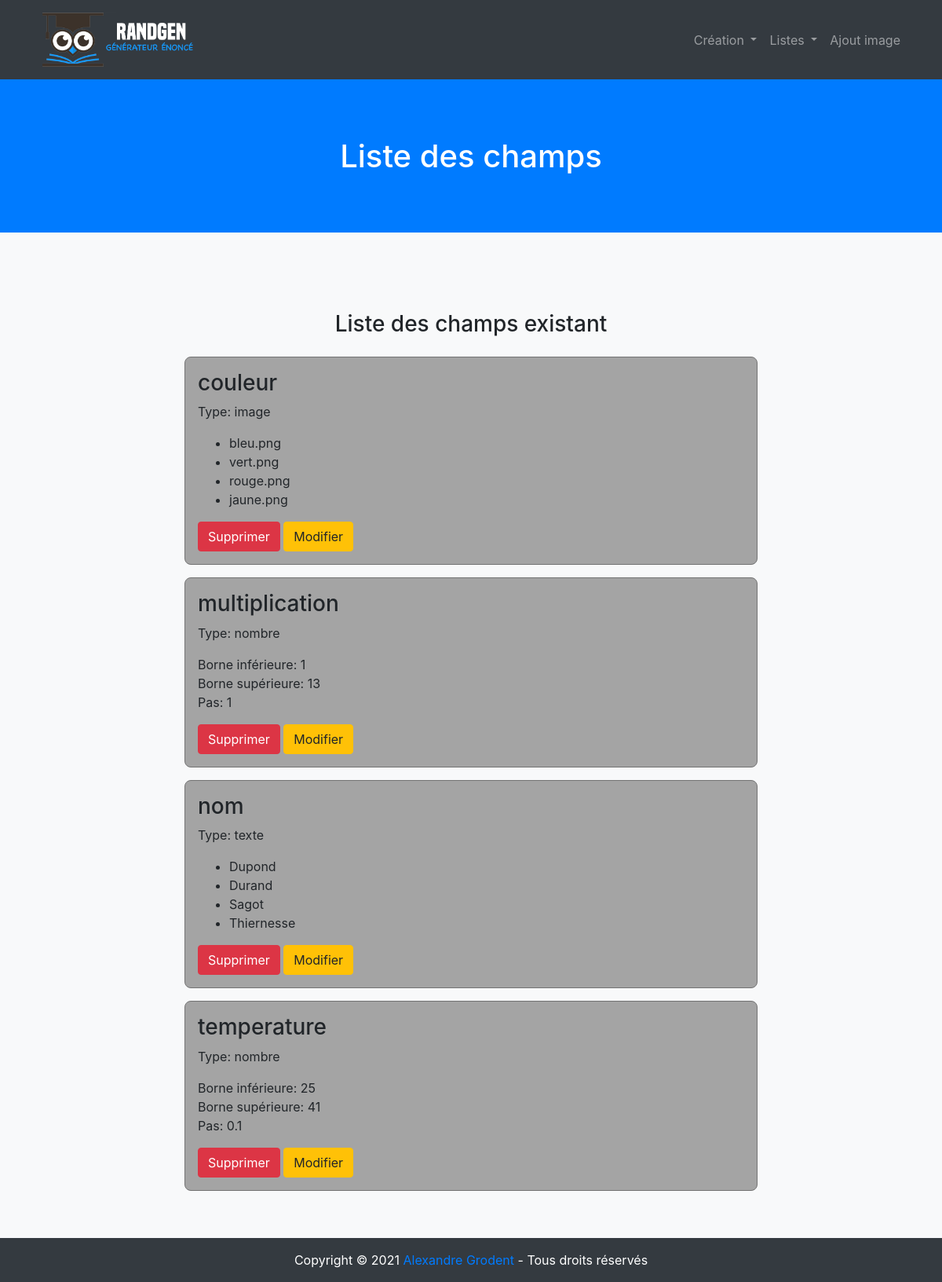
The page /liste_champs on the database its author committed.
### tables this page shows
CREATE TABLE `champ` (
  `nom` varchar(50) NOT NULL,
  `typechamp` varchar(20) NOT NULL,
  `parametres` varchar(1000) NOT NULL
);

### fct.inc.php (called while the page is built, shortened)
<?php
function partial ($name) {
    require_once(__DIR__ . "/html_partials/$name.php");
}
function controller ($name) {
    require_once(__DIR__ . "/controllers/$name.php");
}
function view ($name) {
    require_once(__DIR__ . "/views/$name.php");
}

### controllers/liste_champs.php (called while the page is built, shortened)
<?php
view("liste_champs");

### models/listes.php (called while the page is built, shortened)
<?php
function getChamps () {
    $db = dbConnect();
    return mysqli_query($db, "SELECT * FROM champ");
}

### views/liste_champs.php (the view, shortened to what this page needs)
<?php partial("header"); ?>
    <header class="bg-primary text-white">
        <div class="container text-center">
            <h1>Liste des champs</h1>
        </div>
    </header>
    <section class="bg-light">
        <div class="container">
            <div class="row">
                <div class="col-12 col-lg-8 mx-auto">
                    <div class="container">
                        <h3 class="text-center mb-4">Liste des champs existant</h3>
                        <div class="row">
                            <?php
                            $res = getChamps();
                            if ($res) {
                                $numRows = mysqli_num_rows($res);
                                if ($numRows > 0) {
                                    for ($i=0; $i<$numRows; $i++) {
                                        $row = mysqli_fetch_assoc($res);
                                        $typeChamp = $row['typechamp'];
                                        $typeChamp = str_replace("number", "nombre", $typeChamp);
                                        $typeChamp = str_replace("text", "texte", $typeChamp);
                                        $options = unserialize($row['parametres']);
                                        if ($row['typechamp'] == "number") {
                                            $paramsChamp = "<p>";
                                            $paramsChamp .= "Borne inférieure: ". $options[0] ."<br>";
                                            $paramsChamp .= "Borne supérieure: ". $options[1] ."<br>";
                                            $paramsChamp .= "Pas: ". $options[2];
                                            $paramsChamp .= "</p>";
                                        } else {
                                            $paramsChampTmp = implode("</li><li>", $options);
                                            $paramsChamp = "<ul><li>$paramsChampTmp</li></ul>";
                                        }
                                        ?>
                                        <div class="col-12 mb-3 p-3 enonce">
                                            <h3><?= htmlspecialchars($row['nom']) ?></h3>
                                            <p>Type: <?= $typeChamp ?></p>
                                            <?= $paramsChamp ?>
                                            <a class="btn btn-danger" href="/liste_champs/<?= $row["nom"] ?>/delete">Supprimer</a>
                                            <a class="btn btn-warning" href="/liste_champs/<?= $row["nom"] ?>/edit">Modifier</a>
                                        </div>
                                        <?php
                                    }
                                } else {
                                    echo '<div class="col-12 mx-auto">';
                                    printError("Aucun champs disponible dans la base de données !");
                                    echo '</div>';
                                }
                            }
                            ?>
                        </div>
                    </div>
                </div>
            </div>
        </div>
    </section>
<?php partial("footer"); ?>

### public/index.php (shortened to what this page needs)
<?php
require_once('../fct.inc.php');
switch ((isset($_GET['page'])) ? $_GET['page'] : "") {
    case "liste_champs":
        controller("liste_champs");
        break;
}

### html_partials/header.php (shortened to what this page needs)
<!DOCTYPE html>
<html lang="fr">
<head>
    <link href="/assets/vendor/bootstrap/css/bootstrap.min.css" rel="stylesheet">
    <link rel="stylesheet" href="/assets/vendor/trix/style/trix.css">
    <link href="/assets/css/style.css" rel="stylesheet">
</head>
<body id="page-top">
<?php partial("menu"); ?>

### html_partials/menu.php (shortened to what this page needs)
<nav class="navbar navbar-expand-lg navbar-dark bg-dark fixed-top" id="mainNav">
    <div class="container">
        <a class="navbar-brand" href="/">
            <img class="img-logo" src="/assets/img/logo.png" alt="Logo RandGen">
        </a>
        <div class="collapse navbar-collapse" id="navbarResponsive">
            <ul class="navbar-nav ml-auto">
                <li class="nav-item dropdown">
                    <a class="nav-link dropdown-toggle" href="#" id="navbarDropdownCreation" role="button" data-toggle="dropdown" aria-haspopup="true" aria-expanded="false">
                        Création
                    </a>
                </li>
                <li class="nav-item dropdown">
                    <a class="nav-link dropdown-toggle" href="#" id="navbarDropdownLists" role="button" data-toggle="dropdown" aria-haspopup="true" aria-expanded="false">
                        Listes
                    </a>
                </li>
                <li class="nav-item">
                    <a class="nav-link" href="/ajout_image">Ajout image</a>
                </li>
            </ul>
        </div>
    </div>
</nav>

### html_partials/footer.php (shortened to what this page needs)
<footer class="py-3 bg-dark fixed-bottom">
    <div class="container">
        <p class="m-0 text-center text-white">Copyright &copy; <?= date("Y"); ?> <a href="https://alexgr.be" target="_blank">Alexandre Grodent</a> - Tous droits réservés</p>
    </div>
</footer>
</body>
</html>

### public/assets/css/style.css (style rules this page uses)
header { padding: 175px 0 65px; }
section { padding: 100px 0; }
.enonce { background-color: #A4A4A4FF; border: 1px solid #737373; border-radius: 8px; }
img.img-logo { height: 75px; }

### rows shown on the page
champ: nom "couleur", typechamp "image", parametres "bleu.png vert.png rouge.png jaune.png"
champ: nom "multiplication", typechamp "nombre", parametres "1", parametres "13", paramsChamp "Pas: 1"
champ: nom "nom", typechamp "texte", parametres "Dupond Durand Sagot Thiernesse"
champ: nom "temperature", typechamp "nombre", parametres "25", parametres "41", paramsChamp "Pas: 0.1"
